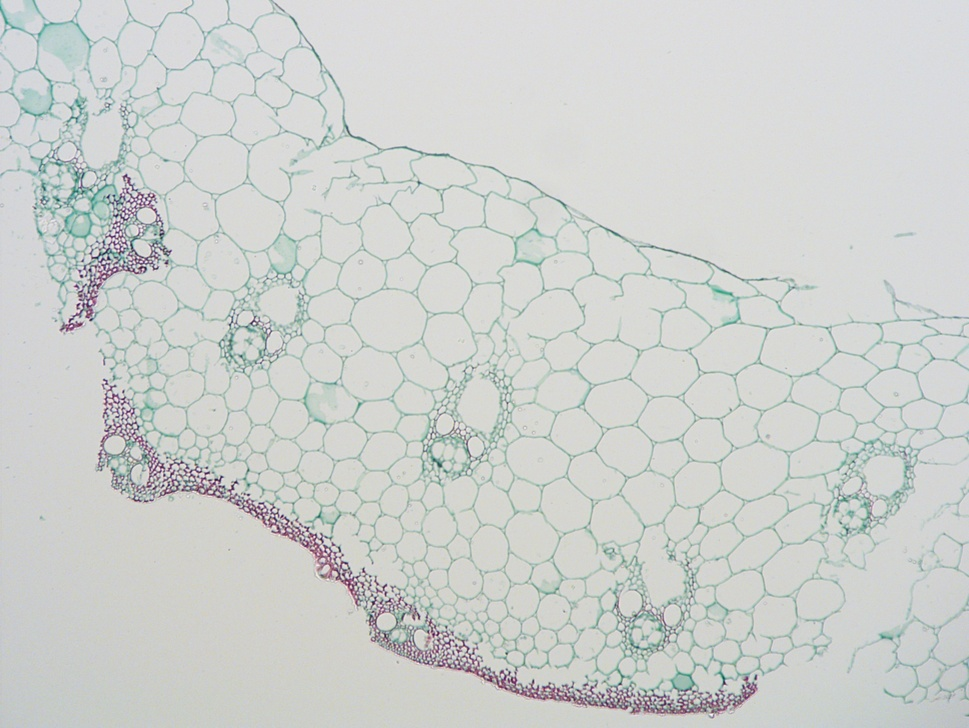
%> input picture images/1J-1-10X.jpg, 969 x 728 px, shrunk from 2560 x 1922 before the run
$ octave --eval "result = remove_bg(imread('images/1J-1-10X.jpg'));"   (GNU Octave 9; MATLAB toolbox functions it lacks are replaced by stand-ins)
%> lines starting %> are read from the running program, lines starting %| are printed output that depends on the picture; in (x1, y1, x2, y2) boxes, pixels count from 0 and x2, y2 are one past the last pixel; in counts of white or black regions, pixels touching at a corner belong together; the program's own positions count from 1
function img2 = remove_bg(img)
% 혼뇜교쒼
J = rgb2hsv(img);
%> J: size 728x969x3 double; mean H, S, V 0.335, 0.0342, 0.824
v = mat2gray(J(:,:,3));
bw = imbinarize(v,'adaptive','ForegroundPolarity','dark','Sensitivity',0.5);
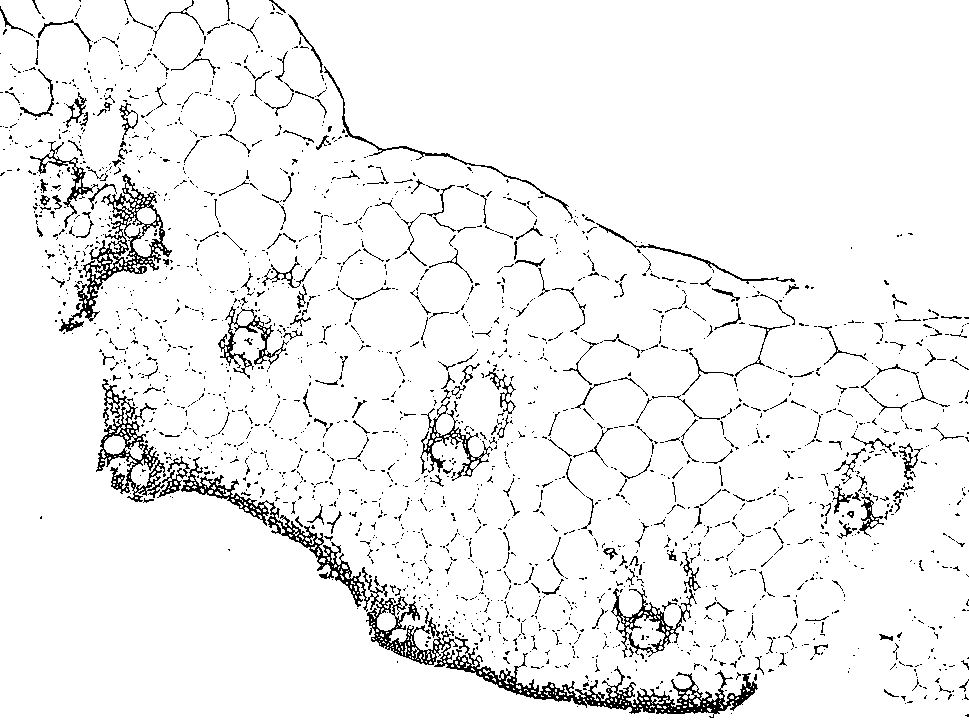
%> bw: size 728x969 logical; 94.4% white; black in thin lines or dots
img_1 = img(:,:,1); img_1(bw) = 255;
%> after `img_1 = img(:,:,1)`:
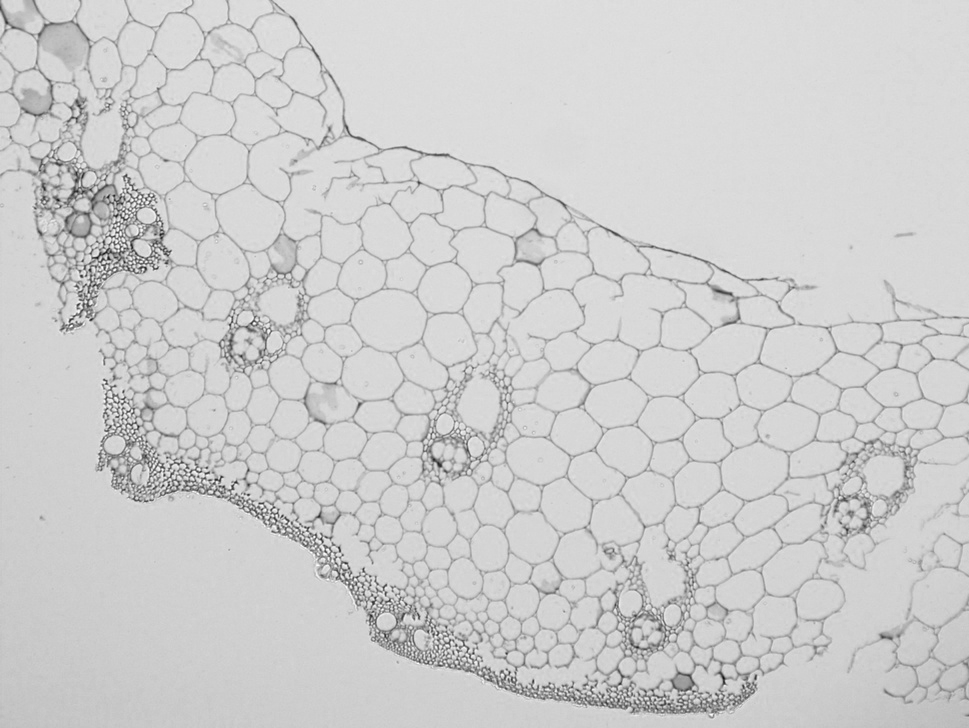
%> img_1: size 728x969 uint8; min 19, max 255, mean 205.8
%> after `img_1(bw) = 255`:
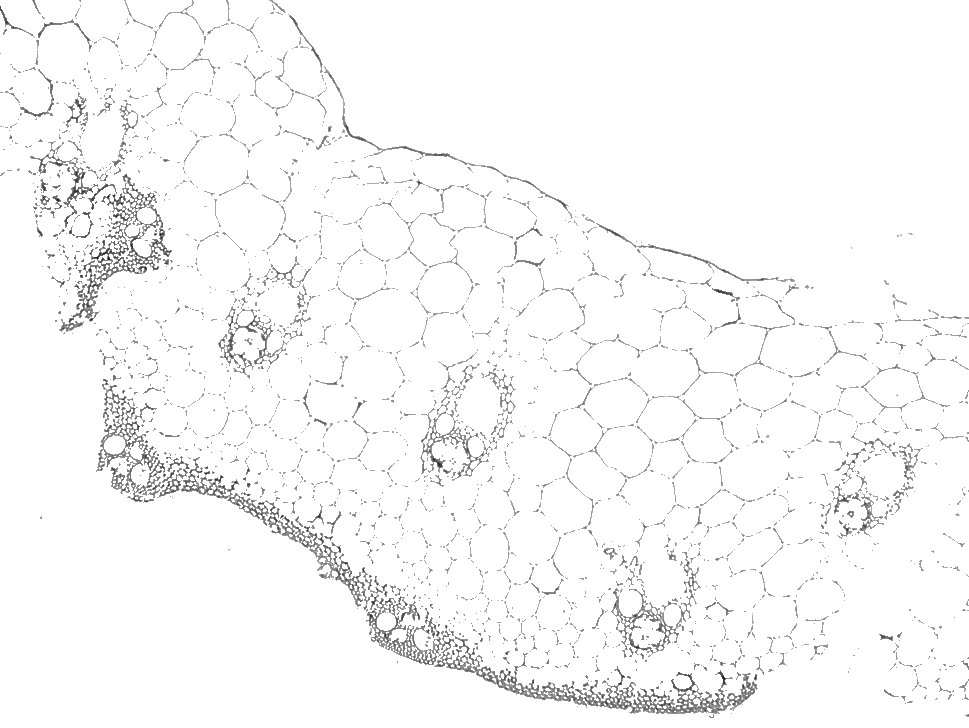
%> img_1: size 728x969 uint8; min 19, max 255, mean 248.7
img_2 = img(:,:,2); img_2(bw) = 255;
%> after `img_2 = img(:,:,2)`:
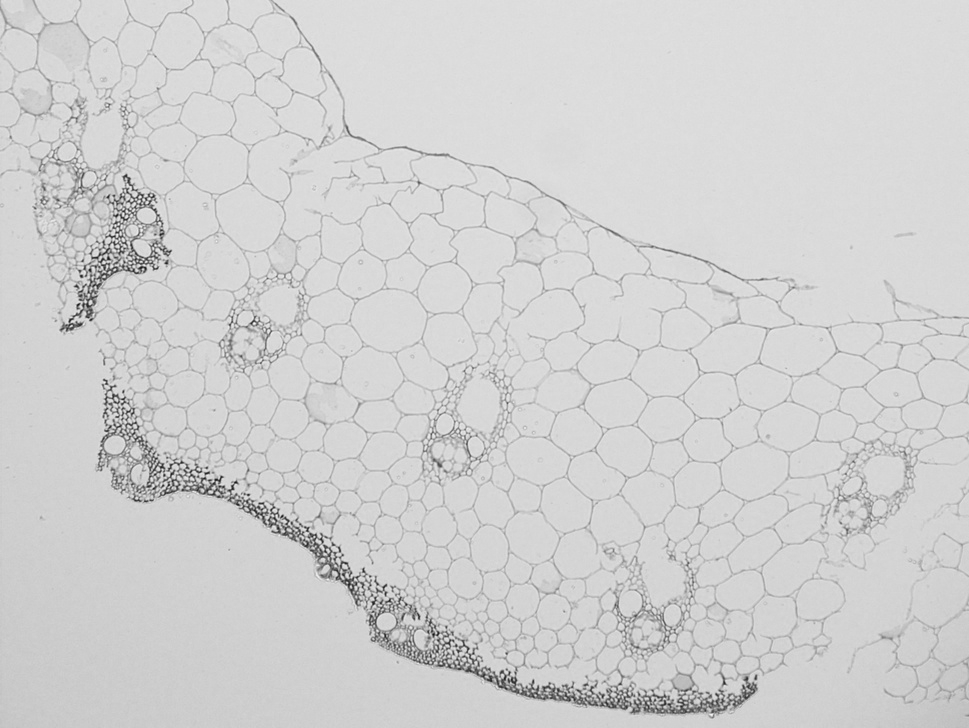
%> img_2: size 728x969 uint8; min 19, max 252, mean 208.8
img_3 = img(:,:,3); img_3(bw) = 255;
img2 = cat(3, img_1, img_2, img_3);
%> img2: size 728x969x3 uint8; mean H, S, V 248.7, 249.2, 249.3

$ run again, on images/1J-2-10X.jpg
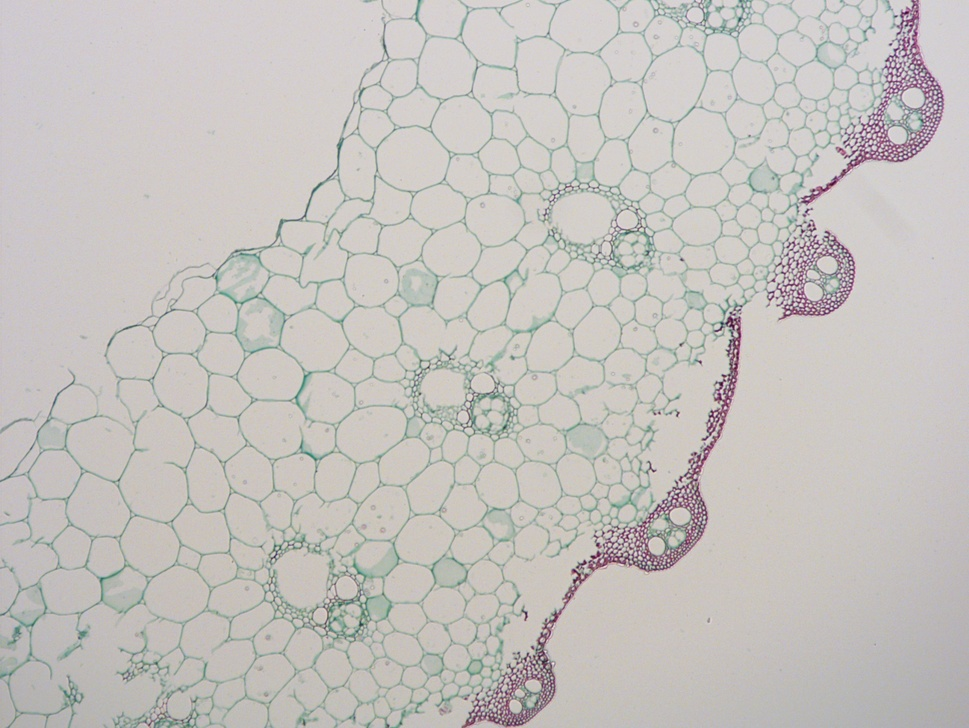
%> input picture images/1J-2-10X.jpg, 969 x 728 px, shrunk from 2560 x 1922 before the run
%> J: size 728x969x3 double; mean H, S, V 0.29, 0.051, 0.78
%> in remove_bg, `bw = imbinarize(v,'adaptive','ForegroundPolarity','dark','Sensitivity'..`:
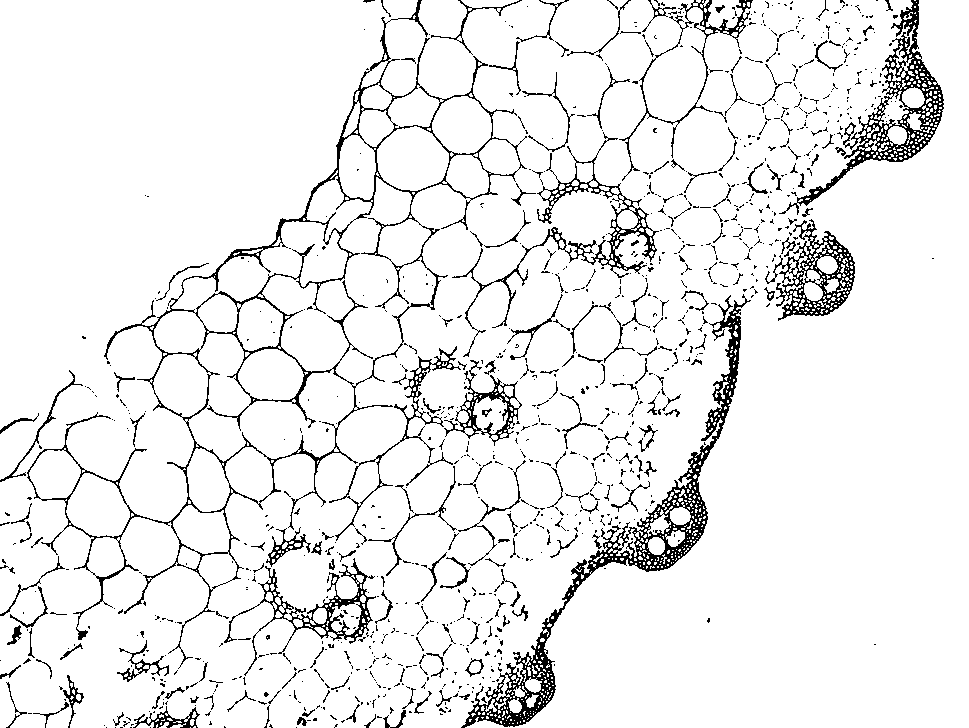
%> bw: size 728x969 logical; 92.5% white; black in thin lines or dots
%> in remove_bg, `img_1(bw) = 255`:
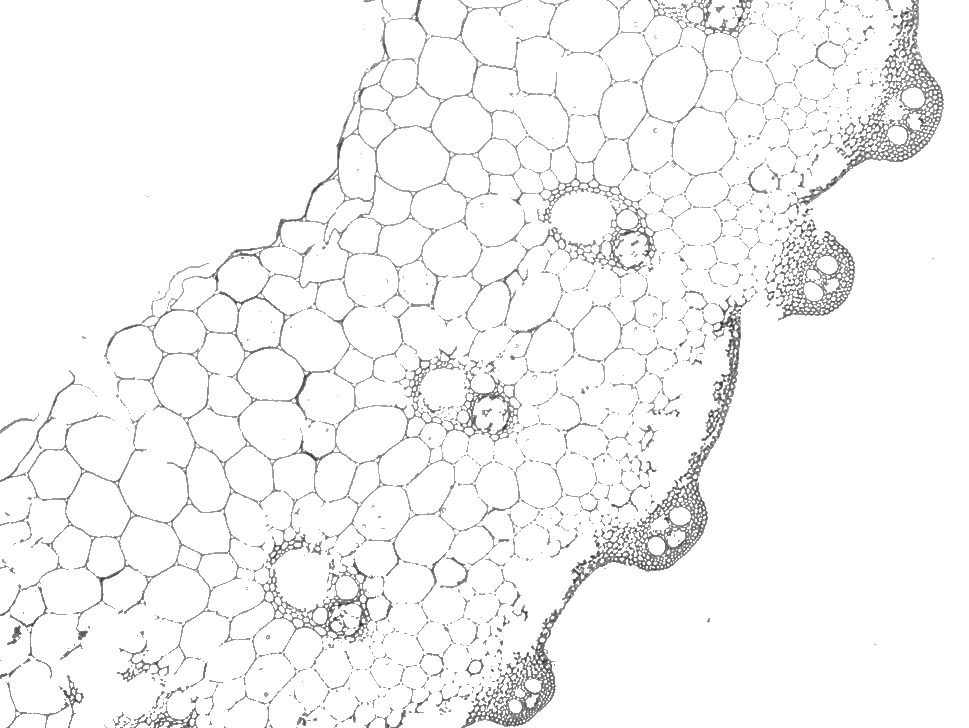
%> img_1: size 728x969 uint8; min 32, max 255, mean 246.6
%> img2: size 728x969x3 uint8; mean H, S, V 246.6, 246.7, 246.7

$ run again, on images/1J-3-10X.jpg
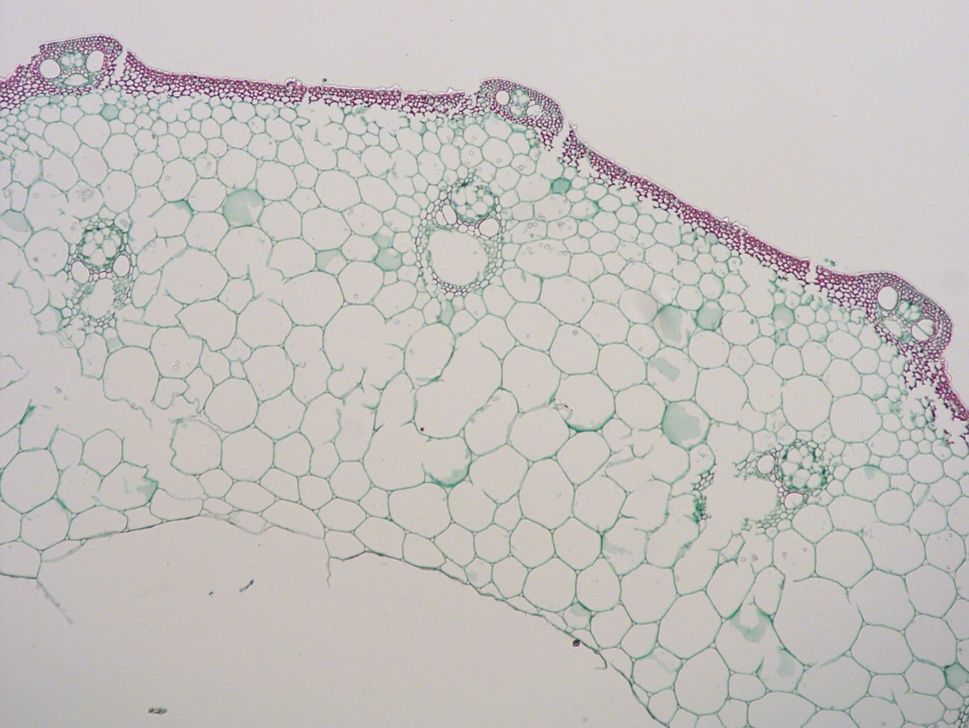
%> input picture images/1J-3-10X.jpg, 969 x 728 px, shrunk from 2560 x 1922 before the run
%> J: size 728x969x3 double; mean H, S, V 0.289, 0.0529, 0.776
%> in remove_bg, `bw = imbinarize(v,'adaptive','ForegroundPolarity','dark','Sensitivity'..`:
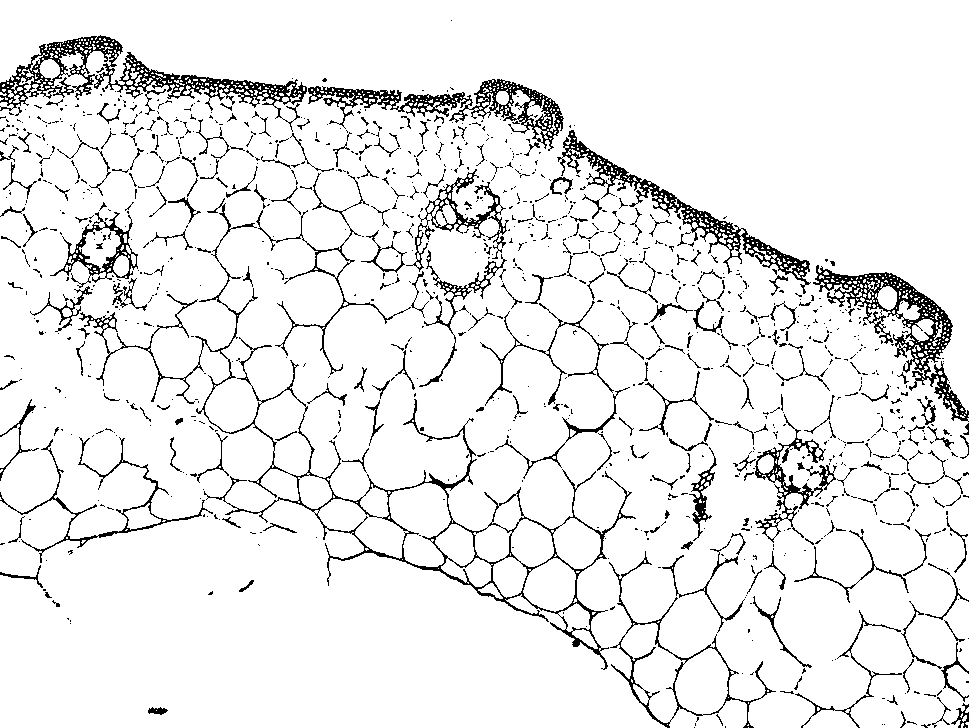
%> bw: size 728x969 logical; 92.2% white; black in thin lines or dots
%> in remove_bg, `img_1(bw) = 255`:
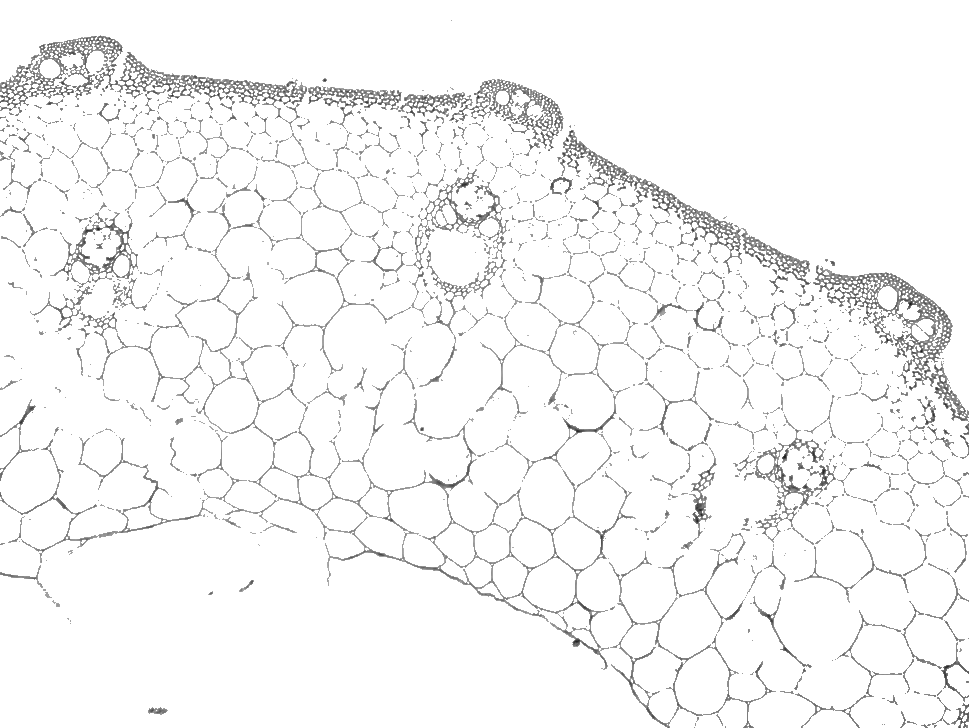
%> img_1: size 728x969 uint8; min 25, max 255, mean 246.1
%> img2: size 728x969x3 uint8; mean H, S, V 246.1, 246.2, 246.3

$ run again, on images/2J-1-10X.jpg
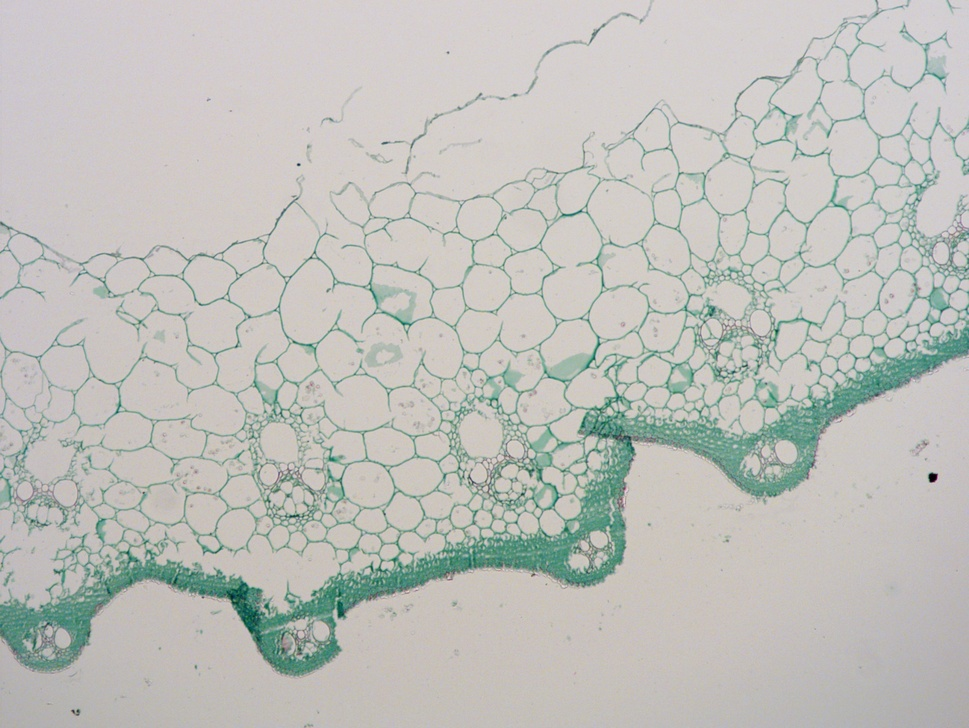
%> input picture images/2J-1-10X.jpg, 969 x 728 px, shrunk from 2560 x 1922 before the run
%> J: size 728x969x3 double; mean H, S, V 0.288, 0.0692, 0.77
%> in remove_bg, `bw = imbinarize(v,'adaptive','ForegroundPolarity','dark','Sensitivity'..`:
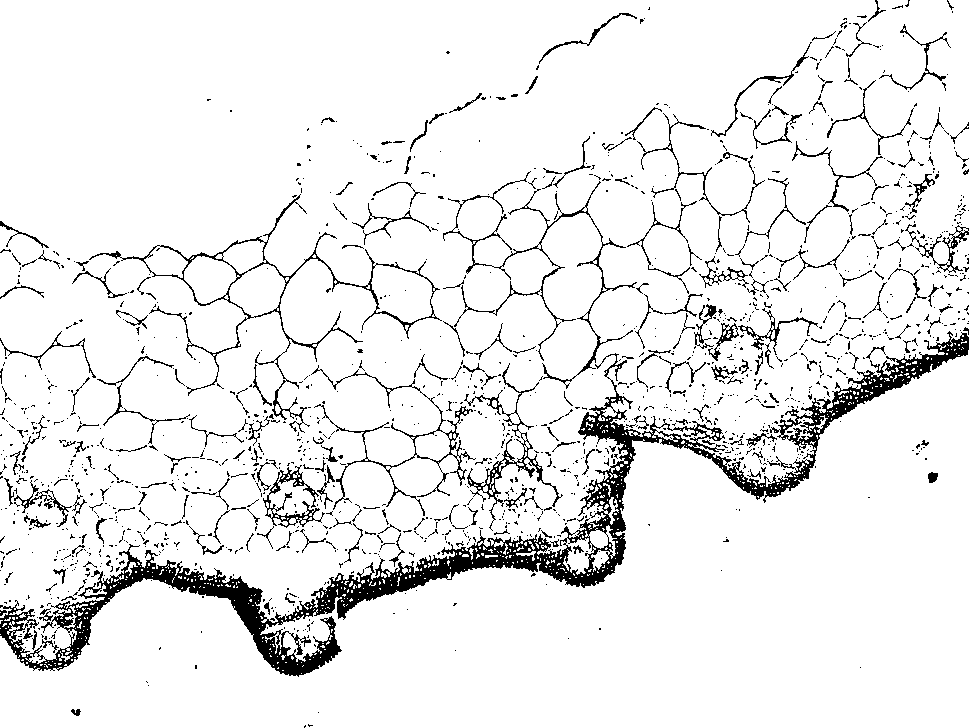
%> bw: size 728x969 logical; 92.2% white; 1469 black regions (1249 under 20 px), largest, box (x1, y1, x2, y2) and area: (0, 331, 969, 677) 25194, (89, 194, 442, 433) 3023, (443, 171, 637, 389) 2110
%> in remove_bg, `img_2(bw) = 255`:
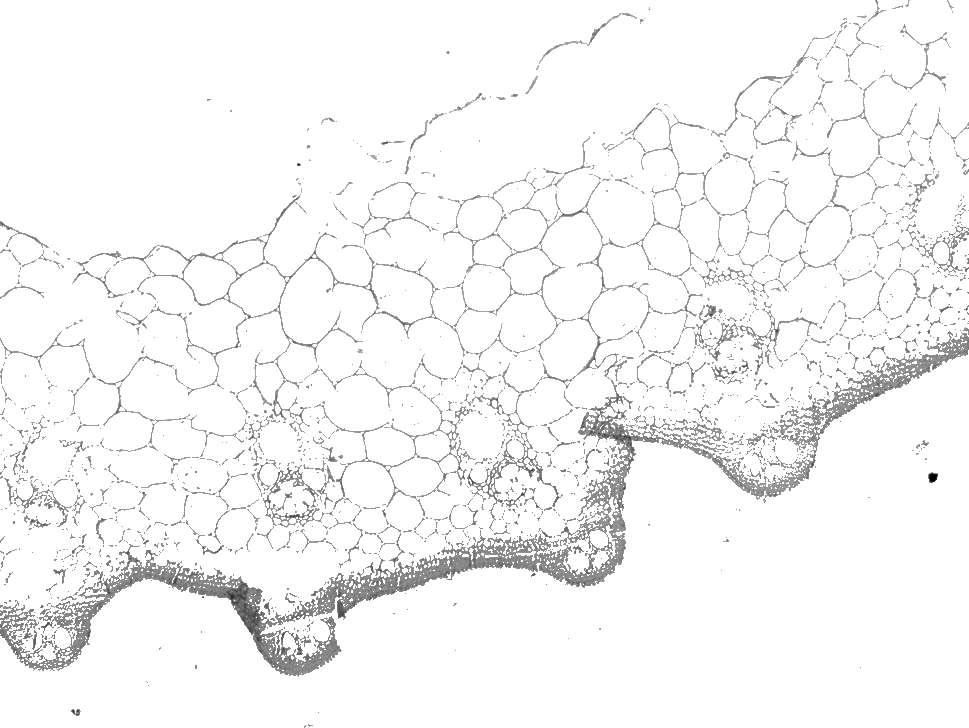
%> img_2: size 728x969 uint8; min 0, max 255, mean 246.2
%> img2: size 728x969x3 uint8; mean H, S, V 243.5, 246.2, 245.3
